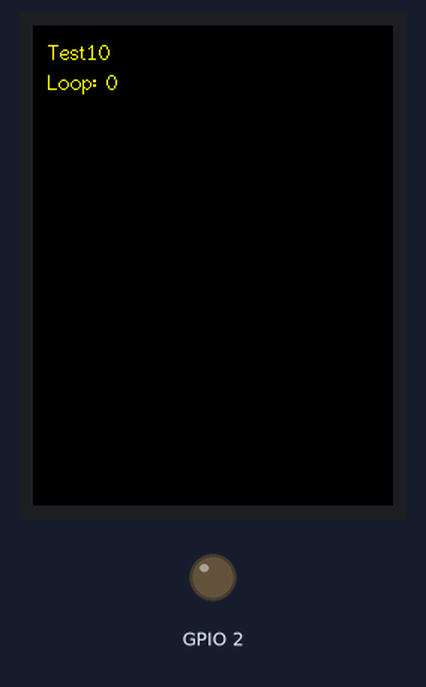
Bench run of a sketch on a simulated ESP32. Shown: 240×320 colour display, output pins drawn as LEDs (lit = HIGH). What the sketch prints to the serial monitor is not drawn.

Above: at 6.3 s.
At 38.3 s:
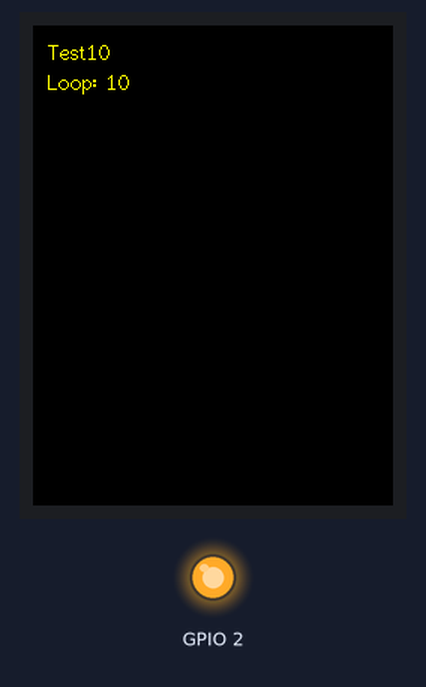
Timing chart, 0 to 39.9 s (numbered marks = the images above):
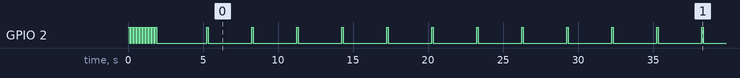

The sketch:

10-tft-mfrc522-combo.ino
```cpp
// Test 10: TFT_eSPI + MFRC522 combination
// This should reproduce the ALNScanner failure

#include <SPI.h>
#include <TFT_eSPI.h>    // Currently configured for ILI9341
#include <MFRC522.h>

// Globals exactly like ALNScanner
TFT_eSPI tft = TFT_eSPI();
SPIClass SDSPI(VSPI);
MFRC522::Uid uid;

void setup() {
    // LED proof of life FIRST
    pinMode(2, OUTPUT);
    for(int i = 0; i < 10; i++) {
        digitalWrite(2, HIGH);
        delay(100);
        digitalWrite(2, LOW);
        delay(100);
    }

    Serial.begin(115200);
    delay(3000);  // Long delay for MFRC522

    Serial.println("TEST10: TFT_eSPI + MFRC522 + SDSPI combo");
    Serial.println("This mimics ALNScanner globals");
    Serial.println("If no more output, combo kills serial on ST7789");
    Serial.flush();

    // Initialize TFT like ALNScanner
    tft.init();
    tft.setRotation(0);
    tft.fillScreen(TFT_BLACK);
    tft.setTextColor(TFT_YELLOW, TFT_BLACK);
    tft.drawString("Test10", 10, 10, 2);

    Serial.println("Display initialized - can you see this?");
    Serial.flush();

    // Initialize SDSPI like ALNScanner
    SDSPI.begin(18, 19, 23);

    Serial.println("SDSPI initialized - serial still working?");
    Serial.flush();
}

void loop() {
    static int count = 0;

    // Blink LED
    digitalWrite(2, HIGH);
    delay(100);
    digitalWrite(2, LOW);
    delay(900);

    // Update display to prove code runs
    tft.drawString("Loop: " + String(count++), 10, 30, 2);

    Serial.println("Loop " + String(count) + " - if you see this, serial survived");
    delay(2000);
}
```

Measured:
- by itself, GPIO 2: goes 9 × (LOW 0.10 s, HIGH 0.10 s), LOW 3.3 s, 11 × (HIGH 0.10 s, LOW 2.9 s), HIGH 0.10 s, then LOW
